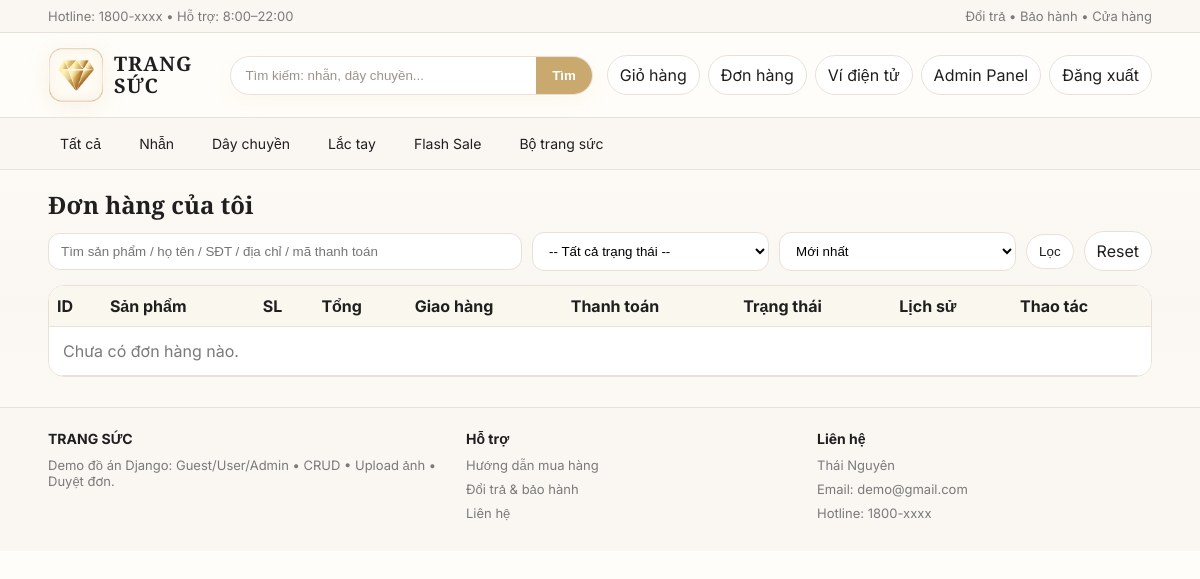
The app's page /don-hang/ (signed in), older data.
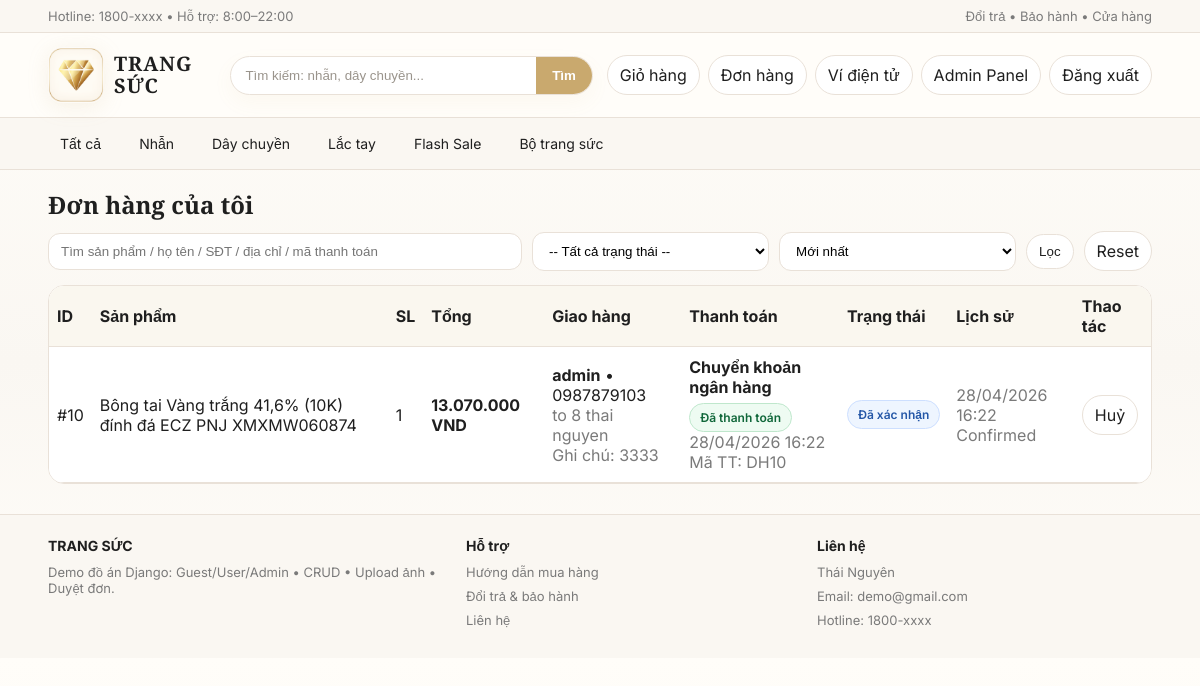
The same page, newer data.
### shop/models.py (models this page shows, shortened)
class DonHang(models.Model):
    TRANG_THAI = [
        ("Pending", "Chờ xác nhận"),
        ("Confirmed", "Đã xác nhận"),
        ("Cancelled", "Đã huỷ"),
        ("Approved", "Đã duyệt"),
        ("Rejected", "Từ chối"),
    ]
    PHUONG_THUC_TT = [
        ("COD", "COD (Thanh toán khi nhận hàng)"),
        ("ChuyenKhoan", "Chuyển khoản ngân hàng"),
        ("ViDienTu", "Ví điện tử"),
    ]
    nguoi_dat = models.ForeignKey(User, on_delete=models.CASCADE, related_name="don_hangs")
    san_pham = models.ForeignKey(SanPham, on_delete=models.PROTECT, related_name="don_hangs")
    voucher = models.ForeignKey("Voucher", on_delete=models.SET_NULL, null=True, blank=True, related_name="orders")
    ho_ten = models.CharField(max_length=100, default="")
    sdt = models.CharField(max_length=20, default="")
    dia_chi = models.CharField(max_length=255, default="")
    ghi_chu = models.CharField(max_length=255, blank=True, default="")
    phuong_thuc_tt = models.CharField(max_length=50, choices=PHUONG_THUC_TT, default="COD")
    so_luong = models.IntegerField(default=1)
    tong_tien_goc = models.IntegerField(default=0)
    discount_amount = models.IntegerField(default=0)
    voucher_code = models.CharField(max_length=30, blank=True, default="")
    tong_tien = models.IntegerField(default=0)
    trang_thai = models.CharField(max_length=20, choices=TRANG_THAI, default="Pending")
    da_hoan_tien = models.BooleanField(default=False)
    da_thanh_toan = models.BooleanField(default=False)
    ma_thanh_toan = models.CharField(max_length=50, blank=True, default="")
    thanh_toan_luc = models.DateTimeField(blank=True, null=True)
    tao_luc = models.DateTimeField(auto_now_add=True)

class SanPham(models.Model):
    TRANG_THAI = [
        ("active", "Hoạt động"),
        ("inactive", "Ngừng kinh doanh"),
    ]
    ten = models.CharField(max_length=100)
    gia = models.IntegerField(default=0)
    gia_khuyen_mai = models.IntegerField(blank=True, null=True)
    flash_sale_price = models.IntegerField(blank=True, null=True)
    flash_sale_start = models.DateTimeField(blank=True, null=True)
    flash_sale_end = models.DateTimeField(blank=True, null=True)
    anh = models.ImageField(upload_to="sanpham/", blank=True, null=True)
    search_tags = models.CharField(max_length=255, blank=True, default="")
    mo_ta = models.TextField(blank=True, default="")
    ton_kho = models.IntegerField(default=10)
    trang_thai = models.CharField(max_length=20, choices=TRANG_THAI, default="active")

class OrderStatusHistory(models.Model):
    order = models.ForeignKey("DonHang", on_delete=models.CASCADE, related_name="status_histories")
    old_status = models.CharField(max_length=20, blank=True, default="")
    new_status = models.CharField(max_length=20)
    actor = models.ForeignKey(User, on_delete=models.SET_NULL, null=True, blank=True, related_name="order_status_actions")
    note = models.CharField(max_length=255, blank=True, default="")
    created_at = models.DateTimeField(auto_now_add=True)
    class Meta:
        ordering = ["created_at", "id"]

### shop/views.py (the view, shortened to what this page needs)
# urls.py: path("don-hang/", views.ds_don, name="ds_don"),
@login_required
def ds_don(request):
    q = request.GET.get("q", "").strip()
    trang_thai = request.GET.get("trang_thai", "").strip()
    sort = request.GET.get("sort", "newest").strip()
    if sort not in ORDER_SORTS:
        sort = "newest"
    ds = apply_order_filters(
        DonHang.objects.filter(nguoi_dat=request.user).select_related("san_pham").prefetch_related("status_histories__actor"),
        q=q,
        status=trang_thai,
        sort=sort,
    )
    review_popup_order = None
    review_popup_form = None
    popup_order_ids = _pop_review_popup_orders(request)
    if not review_popup_order:
        reviewed_product_ids = ProductReview.objects.filter(user=request.user).values_list("san_pham_id", flat=True)
        review_popup_order = (
            DonHang.objects.filter(nguoi_dat=request.user)
            .filter(models.Q(da_thanh_toan=True) | models.Q(trang_thai__in=["Confirmed", "Approved"]))
            .exclude(san_pham_id__in=reviewed_product_ids)
            .select_related("san_pham")
            .order_by("-thanh_toan_luc", "-id")
            .first()
        )
    if review_popup_order and (review_popup_order.da_thanh_toan or review_popup_order.trang_thai in {"Confirmed", "Approved"}):
        existing_review = ProductReview.objects.filter(san_pham=review_popup_order.san_pham, user=request.user).first()
        initial = {}
        if existing_review:
            initial = {
                "rating": existing_review.rating,
                "title": existing_review.title,
                "comment": existing_review.comment,
            }
        review_popup_form = ProductReviewForm(initial=initial)
    else:
        review_popup_order = None
    return render(
        request,
        "don_hang.html",
        {
            "ds": ds,
            "q": q,
            "trang_thai": trang_thai,
            "sort": sort,
            "sort_choices": ORDER_SORT_CHOICES,
            "trang_thai_choices": DonHang.TRANG_THAI,
            "saved_addresses": get_saved_addresses(request.user),
            "review_popup_order": review_popup_order,
            "review_popup_form": review_popup_form,
        },
    )

### templates/don_hang.html (shortened to what this page needs)
{% extends "base.html" %}
{% load tien %}
{% block content %}
<h2 style="font-family:'Cormorant Garamond',serif;margin:18px 0 10px;">Đơn hàng của tôi</h2>
<form method="get" class="filter-bar" style="margin-bottom:14px;">
  <input class="input" name="q" value="{{ q }}" placeholder="Tìm sản phẩm / họ tên / SĐT / địa chỉ / mã thanh toán">
  <select class="input" name="trang_thai">
    <option value="">-- Tất cả trạng thái --</option>
  </select>
  <select class="input" name="sort">
    {% for value, label in sort_choices %}
      <option value="{{ value }}" {% if sort == value %}selected{% endif %}>{{ label }}</option>
    {% endfor %}
  </select>
  <button class="btn" type="submit">Lọc</button>
  <a class="btn" href="{% url 'ds_don' %}">Reset</a>
</form>
<div class="table-wrap">
  <table class="tbl">
    <tr style="background:#faf7ef;">
      <th>ID</th>
      <th>Sản phẩm</th>
      <th>SL</th>
      <th>Tổng</th>
      <th>Giao hàng</th>
      <th>Thanh toán</th>
      <th>Trạng thái</th>
      <th>Lịch sử</th>
      <th>Thao tác</th>
    </tr>
    {% for d in ds %}
    <tr>
      <td>#{{ d.id }}</td>
      <td>{{ d.san_pham.ten }}</td>
      <td>{{ d.so_luong }}</td>
      <td><div><b>{{ d.tong_tien|vnd }} VND</b></div></td>
      <td>
        <div><b>{{ d.ho_ten }}</b> • {{ d.sdt }}</div>
        <div class="muted">{{ d.dia_chi }}</div>
        {% if d.ghi_chu %}<div class="muted">Ghi chú: {{ d.ghi_chu }}</div>{% endif %}
      </td>
      <td>
        <div><b>{{ d.get_phuong_thuc_tt_display }}</b></div>
        {% if d.da_thanh_toan %}
          <div class="status status-approved" style="display:inline-flex;margin-top:6px;">Đã thanh toán</div>
          {% if d.thanh_toan_luc %}<div class="muted">{{ d.thanh_toan_luc|date:"d/m/Y H:i" }}</div>{% endif %}
        {% else %}
          <div class="status status-pending" style="display:inline-flex;margin-top:6px;">Chưa thanh toán</div>
        {% endif %}
        {% if d.ma_thanh_toan %}<div class="muted">Mã TT: {{ d.ma_thanh_toan }}</div>{% endif %}
      </td>
      <td><span class="status status-{{ d.trang_thai|lower }}">{{ d.get_trang_thai_display }}</span></td>
      <td>
        {% with last_history=d.status_histories.last %}
          {% if last_history %}
            <div class="muted">{{ last_history.created_at|date:"d/m/Y H:i" }}</div>
            <div class="muted">{{ last_history.new_status }}</div>
          {% else %}-{% endif %}
        {% endwith %}
      </td>
      <td>
        {% if d.phuong_thuc_tt == 'ChuyenKhoan' and not d.da_thanh_toan %}
          <a class="btn primary" href="{% url 'order_payment_qr' d.id %}">Thanh toán QR</a>
        {% elif d.trang_thai == "Pending" %}
          <a class="btn primary" href="{% url 'xac_nhan_don' d.id %}">Xác nhận</a>
          <a class="btn" href="{% url 'huy_don' d.id %}">Huỷ</a>
        {% elif d.trang_thai == "Confirmed" %}
          <a class="btn" href="{% url 'huy_don' d.id %}">Huỷ</a>
        {% else %}
          -
        {% endif %}
      </td>
    </tr>
    {% empty %}
    <tr><td colspan="9" class="muted" style="padding:14px;">Chưa có đơn hàng nào.</td></tr>
    {% endfor %}
  </table>
</div>
{% endblock %}

### templates/base.html (shortened to what this page needs)
{% load static %}
<!DOCTYPE html>
<html>
<head>
  <link rel="stylesheet" href="{% static 'style.css' %}?v=logo2">
</head>
<body>
  <div class="topbar">
    <div class="container">
      <div class="row">
        <div class="muted">Hotline: 1800-xxxx • Hỗ trợ: 8:00–22:00</div>
        <div class="muted">Đổi trả • Bảo hành • Cửa hàng</div>
      </div>
    </div>
  </div>
  <div class="header">
    <div class="container">
      <div class="row">
        <a class="brand" href="{% url 'home' %}">
          <img class="logo-img" src="{% static 'logo-diamond.png' %}" alt="Logo Trang Sức">
          <div>
            <div class="title">TRANG SỨC</div>
          </div>
        </a>
        <form class="search" method="get" action="{% url 'home' %}">
          <input name="q" placeholder="Tìm kiếm: nhẫn, dây chuyền..." value="{{ request.GET.q|default:'' }}">
          <button type="submit">Tìm</button>
        </form>
        <div class="actions">
          {% if user.is_authenticated %}
            <a class="btn" href="{% url 'gio_hang' %}">Giỏ hàng{% if cart_count %} ({{ cart_count }}){% endif %}</a>
            <a class="btn" href="{% url 'ds_don' %}">Đơn hàng</a>
            <a class="btn" href="{% url 'wallet' %}">Ví điện tử</a>
            {% if user.is_staff %}
              <a class="btn" href="{% url 'admin_dashboard' %}">Admin Panel</a>
            {% endif %}
            <a class="btn" href="{% url 'dang_xuat' %}">Đăng xuất</a>
          {% else %}
            <a class="btn" href="{% url 'dang_ky' %}">Đăng ký</a>
            <a class="btn primary" href="{% url 'dang_nhap' %}">Đăng nhập</a>
          {% endif %}
        </div>
      </div>
    </div>
  </div>
  <div class="nav">
    <div class="container">
      <div class="row">
        <a href="{% url 'home' %}">Tất cả</a>
        <a href="{% url 'home' %}?q=Nhẫn">Nhẫn</a>
        <a href="{% url 'home' %}?q=Dây">Dây chuyền</a>
        <a href="{% url 'home' %}?q=Lắc tay">Lắc tay</a>
        <a href="{% url 'flash_sale_products' %}">Flash Sale</a>
        <a href="{% url 'home' %}?q=Bộ trang sức">Bộ trang sức</a>
      </div>
    </div>
  </div>
  <div class="container">
    {% block content %}{% endblock %}
  </div>
  <div class="footer">
    <div class="container">
      <div class="cols">
        <div>
          <h3>TRANG SỨC</h3>
          <p>Demo đồ án Django: Guest/User/Admin • CRUD • Upload ảnh • Duyệt đơn.</p>
        </div>
        <div>
          <h3>Hỗ trợ</h3>
          <p>Hướng dẫn mua hàng</p>
          <p>Đổi trả & bảo hành</p>
          <p>Liên hệ</p>
        </div>
        <div>
          <h3>Liên hệ</h3>
          <p>Thái Nguyên</p>
          <p>Email: demo@gmail.com</p>
          <p>Hotline: 1800-xxxx</p>
        </div>
      </div>
    </div>
  </div>
</body>
</html>

Row changes from the older to the newer data that the page shows:
added DonHang: id "10", san_pham.ten "Bông tai Vàng trắng 41,6% (10K) đính đá ECZ PNJ XMXMW060874", so_luong "1", tong_tien|vnd "13.070.000", ho_ten "admin", sdt "0987879103", dia_chi "to 8 thai nguyen", ghi_chu "3333", phuong_thuc_tt "Chuyển khoản ngân hàng", thanh_toan_luc "28/04/2026 16:22", ma_thanh_toan "DH10", trang_thai "Đã xác nhận", status_histories.last.created_at "28/04/2026 16:22", status_histories.last.new_status "Confirmed", da_thanh_toan "Huỷ"
Text that changed along with them:
text no longer shown: "Chưa có đơn hàng nào."
